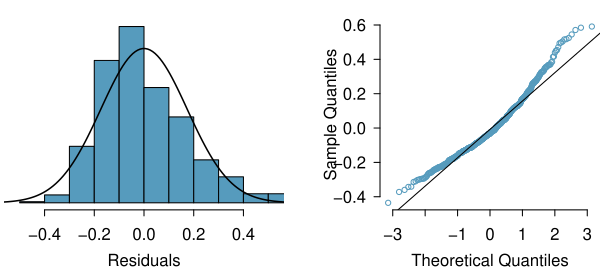

Reproduce this figure in R.

library(openintro)
data(COL)


NormalHist <- function(obs, hold, M, SD, col) {
  plot(0, 0,
       type = 'n',
       xlab = 'Residuals',
       ylab = '',
       axes = FALSE,
       main = '',
       xlim = M + c(-3, 3) * SD,
       ylim = c(0, max(hold$density)))
  for (i in 1:length(hold$counts)) {
    rect(hold$breaks[i], 0,
         hold$breaks[i + 1], hold$density[i],
         col = col)
  }
  axis(1)
  x <- seq(min(obs) - 2, max(obs) + 2, 0.01)
  y <- dnorm(x, M, SD)
  lines(x, y, lwd = 1.5)
}

# source("famussHeightWeightHelpers.R")

obs = residuals(lm(log(weight) ~ height, data=famuss))
hold <- hist(obs, plot = FALSE)

myPDF("famussHeightLogWeightResidualsNormPlot.pdf", 6, 2.7,
      mfrow = c(1, 2),
      mgp = c(2, 0.7, 0),
      mar = c(3, 0.2, 1, 0.8))
NormalHist(obs, hold, 
           mean(obs), 
           sd(obs),
           COL[1])

par(mar = c(3,4,1,0))

qqnorm(obs,
       cex = 0.7,
       main = '',
       axes = FALSE,
       ylab = "Sample Quantiles",
       col = COL[1])
axis(1)
axis(2)
qqline(obs)
dev.off()
